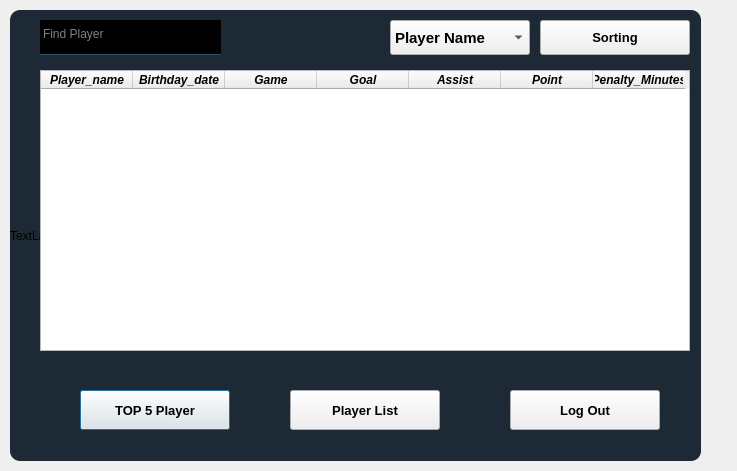
<?xml version="1.0" encoding="UTF-8"?>
<ui version="4.0">
 <class>UserTable</class>
 <widget class="QDialog" name="UserTable">
  <property name="geometry">
   <rect>
    <x>0</x>
    <y>0</y>
    <width>737</width>
    <height>471</height>
   </rect>
  </property>
  <property name="windowTitle">
   <string>Dialog</string>
  </property>
  <widget class="QTableWidget" name="tableWidget">
   <property name="geometry">
    <rect>
     <x>40</x>
     <y>70</y>
     <width>650</width>
     <height>281</height>
    </rect>
   </property>
   <property name="font">
    <font>
     <weight>75</weight>
     <italic>true</italic>
     <bold>true</bold>
    </font>
   </property>
   <property name="wordWrap">
    <bool>true</bool>
   </property>
   <attribute name="horizontalHeaderDefaultSectionSize">
    <number>92</number>
   </attribute>
   <attribute name="verticalHeaderDefaultSectionSize">
    <number>30</number>
   </attribute>
   <column>
    <property name="text">
     <string>Player_name</string>
    </property>
    <property name="font">
     <font>
      <italic>true</italic>
     </font>
    </property>
   </column>
   <column>
    <property name="text">
     <string>Birthday_date</string>
    </property>
   </column>
   <column>
    <property name="text">
     <string>Game</string>
    </property>
   </column>
   <column>
    <property name="text">
     <string>Goal</string>
    </property>
   </column>
   <column>
    <property name="text">
     <string>Assist</string>
    </property>
   </column>
   <column>
    <property name="text">
     <string>Point</string>
    </property>
   </column>
   <column>
    <property name="text">
     <string>Penalty_Minutes</string>
    </property>
   </column>
  </widget>
  <widget class="QPushButton" name="top_fife_player_button">
   <property name="geometry">
    <rect>
     <x>80</x>
     <y>390</y>
     <width>150</width>
     <height>40</height>
    </rect>
   </property>
   <property name="font">
    <font>
     <pointsize>10</pointsize>
     <weight>75</weight>
     <bold>true</bold>
    </font>
   </property>
   <property name="text">
    <string>TOP 5 Player</string>
   </property>
  </widget>
  <widget class="QLabel" name="label">
   <property name="geometry">
    <rect>
     <x>10</x>
     <y>10</y>
     <width>691</width>
     <height>451</height>
    </rect>
   </property>
   <property name="styleSheet">
    <string notr="true">background-color: rgba(16, 30, 41, 240);
border-radius: 10px;</string>
   </property>
   <property name="text">
    <string>TextLabel</string>
   </property>
  </widget>
  <widget class="QPushButton" name="logout_button">
   <property name="geometry">
    <rect>
     <x>510</x>
     <y>390</y>
     <width>150</width>
     <height>40</height>
    </rect>
   </property>
   <property name="font">
    <font>
     <pointsize>10</pointsize>
     <weight>75</weight>
     <bold>true</bold>
    </font>
   </property>
   <property name="text">
    <string>Log Out</string>
   </property>
  </widget>
  <widget class="QPushButton" name="player_list_button">
   <property name="geometry">
    <rect>
     <x>290</x>
     <y>390</y>
     <width>150</width>
     <height>40</height>
    </rect>
   </property>
   <property name="font">
    <font>
     <pointsize>10</pointsize>
     <weight>75</weight>
     <bold>true</bold>
    </font>
   </property>
   <property name="text">
    <string>Player List</string>
   </property>
  </widget>
  <widget class="QComboBox" name="comboBox">
   <property name="geometry">
    <rect>
     <x>390</x>
     <y>20</y>
     <width>140</width>
     <height>35</height>
    </rect>
   </property>
   <property name="font">
    <font>
     <pointsize>11</pointsize>
     <weight>75</weight>
     <bold>true</bold>
    </font>
   </property>
   <item>
    <property name="text">
     <string>Player Name</string>
    </property>
   </item>
   <item>
    <property name="text">
     <string>Goals</string>
    </property>
   </item>
   <item>
    <property name="text">
     <string>Games</string>
    </property>
   </item>
  </widget>
  <widget class="QPushButton" name="sorting_button">
   <property name="geometry">
    <rect>
     <x>540</x>
     <y>20</y>
     <width>150</width>
     <height>35</height>
    </rect>
   </property>
   <property name="font">
    <font>
     <pointsize>10</pointsize>
     <weight>75</weight>
     <bold>true</bold>
    </font>
   </property>
   <property name="text">
    <string>Sorting</string>
   </property>
  </widget>
  <widget class="QLineEdit" name="find_player_field">
   <property name="geometry">
    <rect>
     <x>40</x>
     <y>20</y>
     <width>181</width>
     <height>35</height>
    </rect>
   </property>
   <property name="styleSheet">
    <string notr="true">background-color: rgba(0, 0, 0 0);
font: 14pt &quot;MS UI Gothic&quot;;
border:1px solid rgba(0, 0, 0, 0);
border-bottom-color:rgba(46, 82, 101, 255);
color:rgb(255, 255, 255);
padding-bottom:7px</string>
   </property>
   <property name="placeholderText">
    <string>Find Player</string>
   </property>
  </widget>
  <zorder>label</zorder>
  <zorder>tableWidget</zorder>
  <zorder>top_fife_player_button</zorder>
  <zorder>logout_button</zorder>
  <zorder>player_list_button</zorder>
  <zorder>comboBox</zorder>
  <zorder>sorting_button</zorder>
  <zorder>find_player_field</zorder>
 </widget>
 <resources/>
 <connections/>
</ui>
